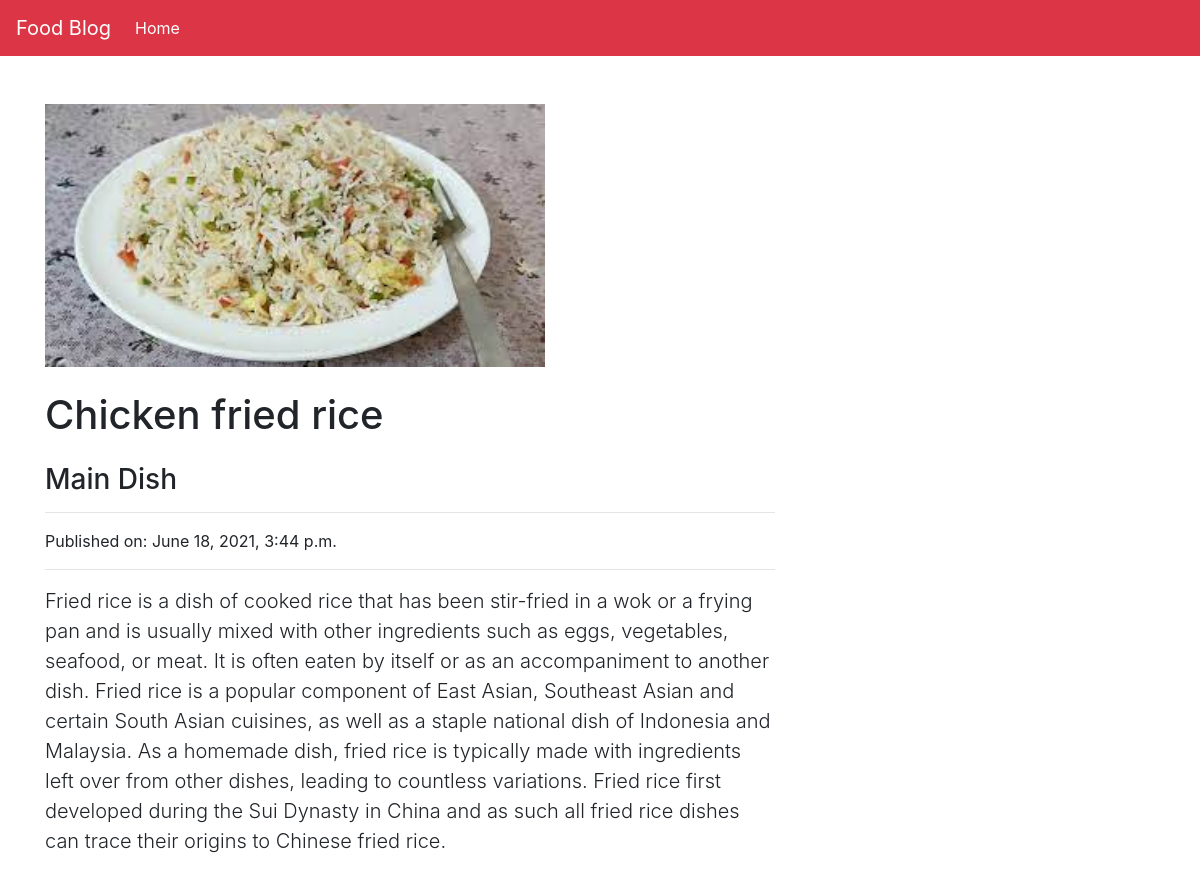
Screenshot of /blog/CF with the database file from the repository.
### blog/models.py (models this page shows, shortened)
class BlogPost(models.Model):
    title = models.CharField(max_length=120, null=True, blank=False)
    subtitle = models.CharField(max_length=180, null=True, blank=False)
    slug = models.SlugField(unique=True, null=True, blank=False)
    body = models.TextField()
    image = models.ImageField(upload_to='uploads/', null=False, default=None)
    created_at = models.DateTimeField(auto_now_add=True, null=False)
    updated_at = models.DateTimeField(auto_now=True, null=False)

### blog/views.py (the view)
# urls.py: path('<str:slug>', views.read_article),
def read_article(request, slug):
    obj = get_object_or_404(BlogPost, slug=slug)
    template_name = "read_article.html"
    context = {'object': obj}
    return render(request, template_name, context)

### templates/read_article.html (shortened to what this page needs)
{% extends "base.html" %}
{% block page_content %}
    <div class="container">
        <div class="row">
        <div class="col-lg-8">
            <div class="mt-5">
                <img width="500px" src="{{ object.image.url }}" alt="">
            </div>
            <h1 class="mt-4">{{object.title}}</h1>
            <h3 class="mt-4">{{object.subtitle}}</h1>
            <hr>
            <p>Published on: {{object.created_at}}</p>
            <hr>
            <p class="lead">{{object.body}}</p>
        </div>
        </div>
    </div>
{% endblock %}

### rows the page displays
BlogPost: image (picture), title "Chicken fried rice", subtitle "Main Dish", created_at "June 18, 2021, 3:44 p.m.", body "Fried rice is a dish of cooked rice that has been stir-fried in a wok or a frying pan and is usually mixed with other ingredients such as eggs, vegetables, seafood, or meat. It is often eaten by itself or as an accompaniment to another dish. Fried rice is a popular component of East Asian, Southeast Asian and certain South Asian cuisines, as well as a staple national dish of Indonesia and Malaysia. As a homemade dish, fried rice is typically made with ingredients left over from other dishes, leading to countless variations. Fried rice first developed during the Sui Dynasty in China and as such all fried rice dishes can trace their origins to Chinese fried rice."
